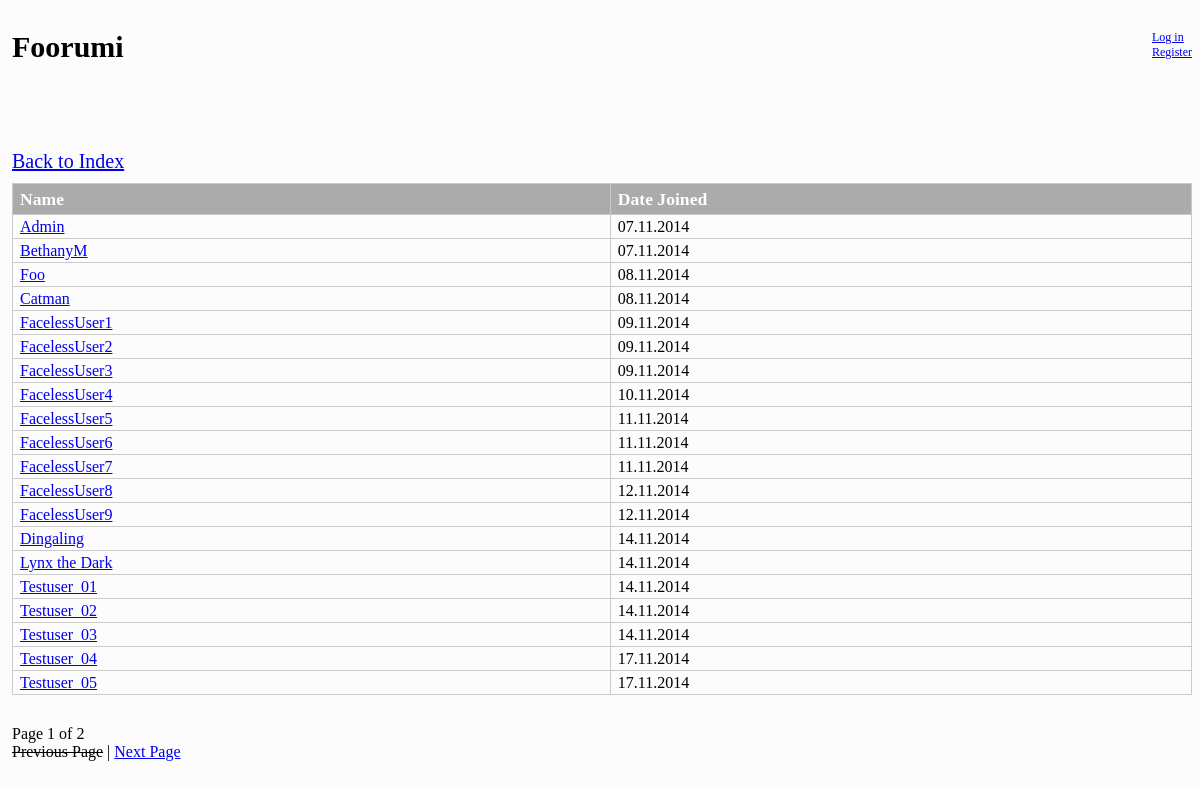
Page /userlist.php on the committed database.
### tables this page shows
CREATE TABLE Users
(
UserID INT unsigned not null auto_increment,
PRIMARY KEY(UserID),
Username VARCHAR(18) not null,
Password VARCHAR(32) not null,
PrivEmail VARCHAR(60) not null,
PubEmail VARCHAR(60),
Userinfo TEXT(300),
Usergroup TINYINT(3) not null,
Joindate DATETIME not null
);

### libs/common.php (called while the page is built)
<?php
function showView($sivu, $data = array())
{
	$data = (object)$data;
	require 'views/template.php';
	exit();
}

### userlist.php (called while the page is built)
<?php
require_once 'libs/common.php';
require_once 'libs/user.php';
$page = $_GET['page'];
if ($page == null)
{
	$page = 1;
}
$users = User::getNUsers(20, $page);
showView('userlist_view.php', array('users' => $users, 'page' => $page));

### libs/dbconnect.php (called while the page is built)
<?php
function getConnection()
{
	$ini_array = parse_ini_file("./config.ini");
	$username = $ini_array[username];
	$password = $ini_array[password];
	$host = $ini_array[host];
	$dbname = $ini_array[dbname];
	static $connection = null;
	if ($connection == null)
	{
		$connection = new PDO('mysql:host='.$host.';dbname='.$dbname.'', $username, $password);
		$connection->setAttribute(PDO::ATTR_ERRMODE,PDO::ERRMODE_EXCEPTION);
	}
	return $connection;
}

### libs/user.php (called while the page is built, shortened)
<?php
require_once 'dbconnect.php';
class User
{
	public static function getNUsers($amount, $page)
	{
		$offset = ($page - 1) * $amount;
		$sql = "SELECT UserID, Username, Joindate FROM Users ORDER BY UserID LIMIT ? OFFSET ?";
		$query = getConnection()->prepare($sql);
		$query->bindParam(1, $amount, PDO::PARAM_INT);
		$query->bindParam(2, $offset, PDO::PARAM_INT);
		$query->execute();
		$result = $query->fetchAll();
		if ($result == null)
		{
			return null;
		}
		else
		{
			return $result;
		}
	}
	public static function countUsers()
	{
		$sql = "SELECT count(*) FROM Users";
		$query = getConnection()->prepare($sql);
		$query->execute();
		return $query->fetchColumn();
	}
}

### views/userlist_view.php (the view)
<div class="menu">
	<a href="index.php">Back to Index</a>
</div>
<div class="threads">
	<table id="forumtable">
	<tr>
		<th>Name</th>
		<th>Date Joined</th>
	</tr>
	<?php
	if ($data->users == null)
	{
		echo'
		<tr>
			<td>No users to list!</td>
			<td>-</td>
		</tr>
		';
	}
	else
	{
		foreach ($data->users as $row)
		{
			$phpdate = strtotime($row[2]);
			$mysqldate = date( 'd.m.Y', $phpdate );
			echo'
			<tr>
				<td><a href="userpage.php?id='.$row[0].'">'.htmlspecialchars($row[1]).'</a></td>
				<td>'.$mysqldate.'</td>
			</tr>
			';
		}
	}
	?>
	</table>
</div>
<div class="pageswitch">
	<?php
	$totalpages = ceil(User::countUsers() / 20);
	echo 'Page '.$data->page.' of '.$totalpages.'<br>';
	if ($data->page == 1)
	{
		echo '<s>Previous Page</s> |';
	}
	else
	{
		echo '<a href="userlist.php?page='. ($data->page - 1) .'">Previous Page</a> |';
	}
	if ($data->page == $totalpages)
	{
		echo ' <s>Next Page</s>';
	}
	else
	{
		echo ' <a href="userlist.php?page='. ($data->page + 1) .'">Next Page</a>';
	}
	?>
</div>

### css/style.css (style rules this page uses)
body { max-width: 1200px; min-width: 600px; margin-top: 30px; margin-left: 1%; background-color: #FCFCFC; }
.menu { float: left; font-size: 20px; padding-bottom: 10px; }
.threads { padding-bottom: 30px; }
#forumtable { width: 100%; border-collapse: collapse; }
#forumtable td, #forumtable th { font-size: 1em; border: 1px solid #CACACA; padding: 3px 7px 2px 7px; }
#forumtable th { font-size: 1.1em; text-align: left; padding-top: 5px; padding-bottom: 4px; background-color: #ABABAB; color: #ffffff; }

### rows in the picture
users: Username "Admin", Joindate "07.11.2014"
users: Username "BethanyM", Joindate "07.11.2014"
users: Username "Foo", Joindate "08.11.2014"
users: Username "Catman", Joindate "08.11.2014"
users: Username "FacelessUser1", Joindate "09.11.2014"
users: Username "FacelessUser2", Joindate "09.11.2014"
users: Username "FacelessUser3", Joindate "09.11.2014"
users: Username "FacelessUser4", Joindate "10.11.2014"
users: Username "FacelessUser5", Joindate "11.11.2014"
users: Username "FacelessUser6", Joindate "11.11.2014"
users: Username "FacelessUser7", Joindate "11.11.2014"
users: Username "FacelessUser8", Joindate "12.11.2014"
users: Username "FacelessUser9", Joindate "12.11.2014"
users: Username "Dingaling", Joindate "14.11.2014"
users: Username "Lynx the Dark", Joindate "14.11.2014"
users: Username "Testuser_01", Joindate "14.11.2014"
users: Username "Testuser_02", Joindate "14.11.2014"
users: Username "Testuser_03", Joindate "14.11.2014"
users: Username "Testuser_04", Joindate "17.11.2014"
users: Username "Testuser_05", Joindate "17.11.2014"

### other values in the picture
$data->page "1"
$totalpages "2"
